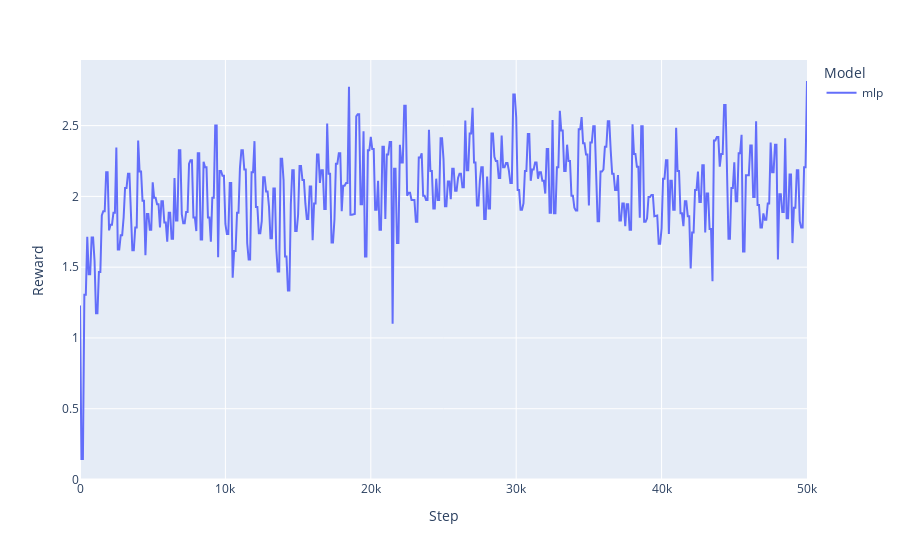

Notebook cell for this chart:
### Code cell
d = data[(data['Opponent'] == 'bluff') & (data['Algorithm'] == 'dqn')]
px.line(d, x='Step', y='Reward', color='Model').show()

### Figure 1 — Plotly figure (JSON) as saved in the notebook; plotly's stock layout.template omitted (floating-point values rounded to 4 significant figures; data arrays with more than 128 entries replaced by an {"elided": "..."} marker saying what was removed)
{"data": [{"hovertemplate": "Model=mlp<br>Step=%{x}<br>Reward=%{y}<extra></extra>", "legendgroup": "mlp", "line": {"color": "#636efa", "dash": "solid"}, "marker": {"symbol": "circle"}, "mode": "lines", "name": "mlp", "orientation": "v", "showlegend": true, "type": "scatter", "x": {"elided": "501 int values"}, "xaxis": "x", "y": {"elided": "501 float values"}, "yaxis": "y"}], "layout": {"legend": {"title": {"text": "Model"}, "tracegroupgap": 0}, "margin": {"t": 60}, "xaxis": {"anchor": "y", "domain": [0, 1], "title": {"text": "Step"}}, "yaxis": {"anchor": "x", "domain": [0, 1], "title": {"text": "Reward"}}}}
